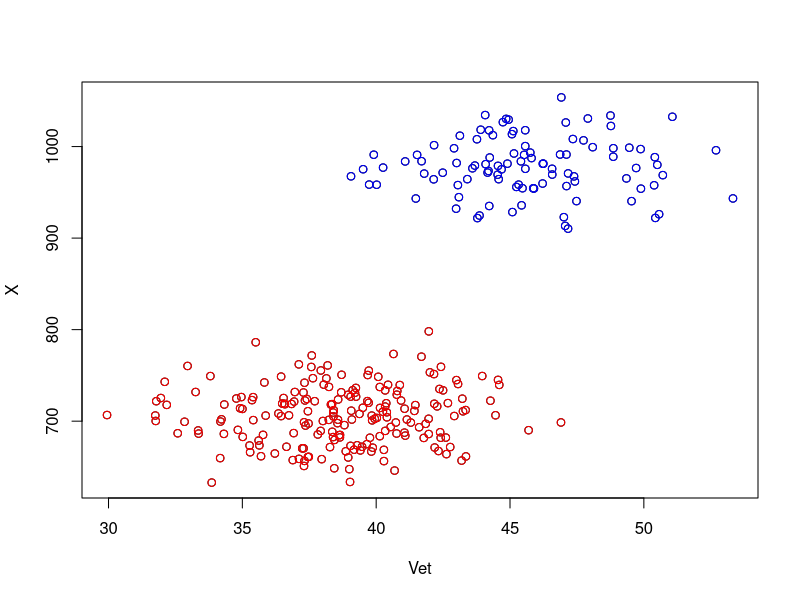
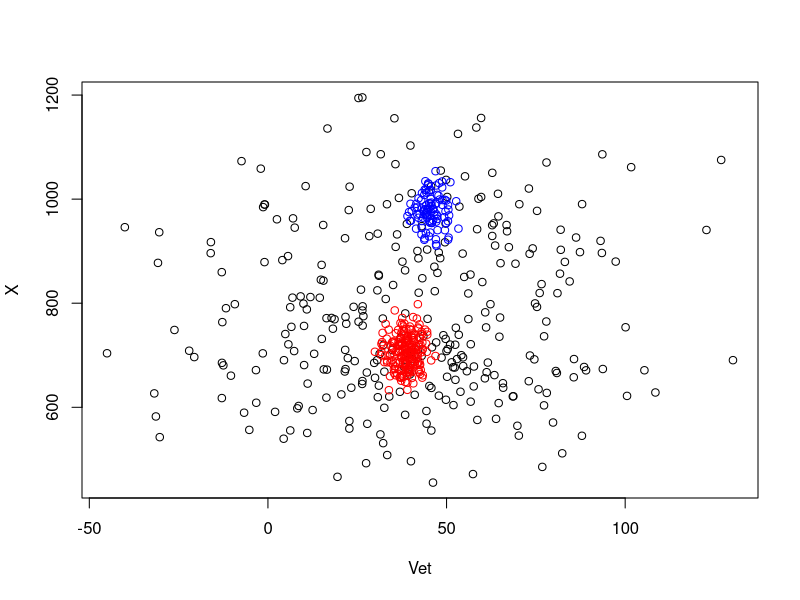
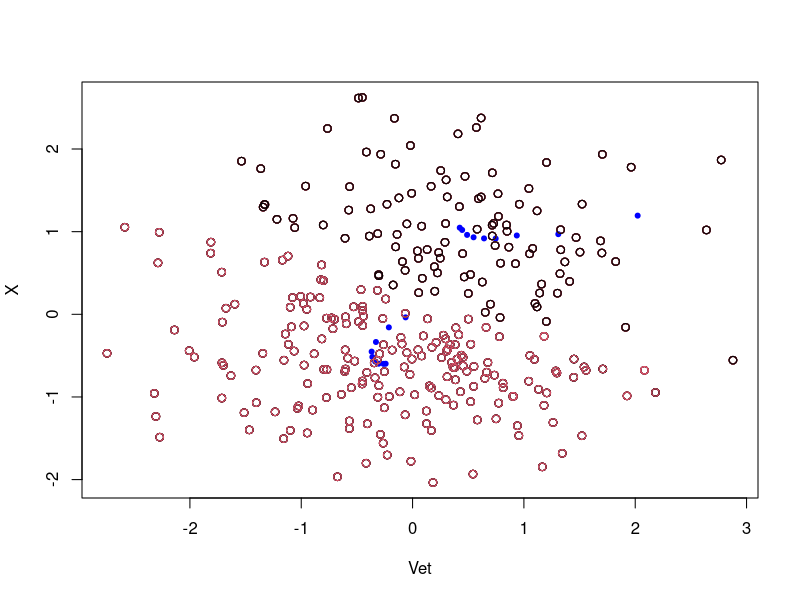
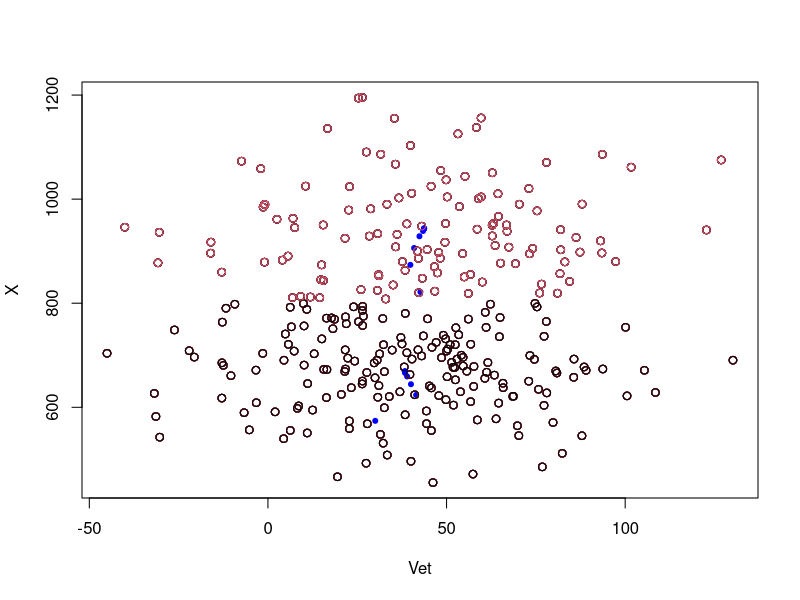
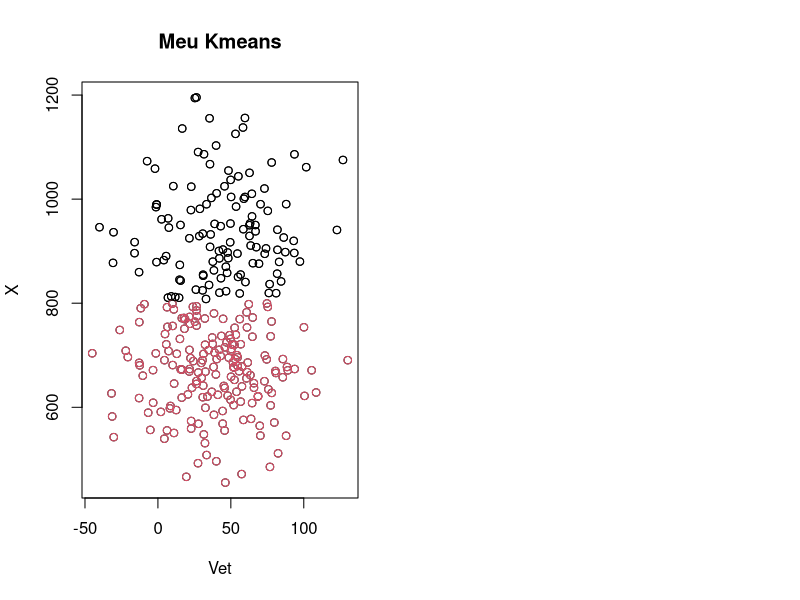

Write R code to recreate these figures, in order. (Note: this script raises an error after producing the figures.)
###### making a sample set #### 

doSample<-function(qnts, medias, desvios){
  Vet <- NULL
  n <- length(medias)
  for(i in 1:n){
    X = rnorm(qnts,medias[i],desvios[i])
    if(is.null(Vet)){
      Vet <- X
    }else{
      Vet = cbind(Vet,X)
    }
  }
  return(Vet)
}

# Two separate sample
q <- 200
m <- c(38.6,704.1)
d <- c(3,30)

vetNo <- doSample(q,m,d)

q <- 100
m <- c(45.5,973.8)
d <- c(3,30)

vetCa <- doSample(q,m,d)

vetSep <- rbind(vetNo, vetCa)
vetSep <- as.data.frame(vetSep)
#rm(vetNo,vetCa)

plot(vetSep, col = "black")
points(vetNo, col = "red", add = TRUE)
points(vetCa, col = "blue", add = TRUE)

# Two sample together
q <- 200
m <- c(38.6,704.1)
d <- c(30,100)

vetNo2 <- doSample(q,m,d)

q <- 100
m <- c(45.5,973.8)
d <- c(30,100)

vetCa2 <- doSample(q,m,d)

vetJun = rbind(vetNo2, vetCa2)
vetJun <- as.data.frame(vetJun)

plot(vetJun, col = "black")
points(vetNo, col = "red", add = TRUE)
points(vetCa, col = "blue", add = TRUE)

###### doing  K-means ##############

# para teste
data <- vetSep
k <- 2
inter <- 10

#seleciona dois pontos aleatorios dentro da amostra
doCentralPoints <- function(data, k, d){
  a <- sample(1:dim(data)[1])
  centros <- data[a[1],]
  for(i in 1:(k-1)){
    centros <- rbind(centros, data[a[i+1],])
  }
  return(centros)
}

#calcula a media de cada posicao/dimensao de uma matriz
doMeans <- function(data){
  d<-dim(data)[2]
  med <- matrix(0,1,d)
  for(i in 1:d){
    med[1,i] <- mean(data[,i])
  }
  return(med)
}

#calcula a distancia euclidiana de dois pontos
dist <- function(pA, pB){
  tam = length(pA)
  s = 0
  for(i in 1:tam){
    s = s + (pA[i]-pB[i])**2
  }
  return(sqrt(s))
}

#calcula a matriz de distancia 

distMat <- function(vet){
  n = dim(vet)
  m = matrix(Inf,n[1],n[1])
  for(i in 1:n[1]){
    for(j in i:n[1]){
      if(i==j){
        m[i,j]<-Inf
      }else{
        m[i,j]<-dist(vet[i,],vet[j,])
        m[j,i]<-m[i,j]  
      }
    }
  }
  
  rownames(m)<-rownames(vet)
  colnames(m)<-rownames(vet)
  return(m)
}


#acha uma vetor que diz qual ponto eh mais perto de qual ponto

clust <- function(centros, data){
  l <- dim(data)[1]
  n <- as.integer(dim(centros)[1])
  grupo <- matrix(0,l,1)
  for(i in 1:l){
    A <- data[i,]
    M <- rbind(as.matrix(centros),as.matrix(A))
    D <- distMat(M)
    indexMin <- which.min(D[n+1,])
    grupo[i,1] <- indexMin
  }
  return(grupo)
}

data <-  vetSep
k <- 2
#meu kmeans 
meuKmean <- function(data, k , inter = 10){
  #achando a dimensao em que esta se trabalhando  
  d <- dim(data)[2]
  plot(data)
  centros <- doCentralPoints(data,k,d)
  g <- clust(centros, data)
  for(i in 1:(inter-1)){
    for(j in 1:k){
      clu <- which(g==j)
      centro <- doMeans(data[clu,])
      if(j != 1){
        centrosNovos <- rbind(centro,centrosNovos)
      }else{
        centrosNovos <- centro   
      }
    }
    points(centrosNovos, col = "blue", pch = 20)
    points(data, col = g)
    g <- clust(centrosNovos, data)
  }
  return(g)
}

b <- meuKmean(as.data.frame(scale(vetJun)), 2)
b <- meuKmean(vetJun, 2)
par(mfrow = c(1, 2))
plot(vetJun, col = "black", main = "Meu Kmeans")
points(vetJun, col = b)
points(centrosNovos, col = "blue", pch=20)

plot(vetJun, col = "black", main = "Real")
points(vetCa2, col = "blue")


b <- meuKmean(vetSep, 2)
par(mfrow = c(1, 2))
plot(vetSep, col = b, main = "Meu Kmeans")
points(vetSep, col = b)
points(centrosNovos, col = "blue", pch=20)

plot(vetSep, col = "black", main = "Real")
points(vetCa, col = "blue")
